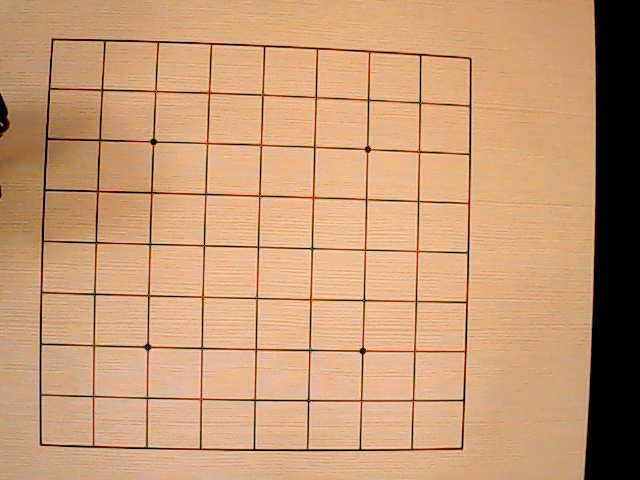
#> input picture 8.jpg, 640 x 480 px
$ python 'go game.py'
#> lines starting #> are read from the running program, lines starting #| are printed output that depends on the picture; after the words box and inside, x2 and y2 are one past the last pixel; in counts of white or black regions, pixels touching at a corner belong together
import cv2
import numpy as np
import pytesseract

image = cv2.imread('8.jpg', 1)
#> image is the input picture: shape (480, 640, 3); mean B, G, R 116, 152.8, 196.9
# 灰度图片
gray = cv2.cvtColor(image, cv2.COLOR_BGR2GRAY)
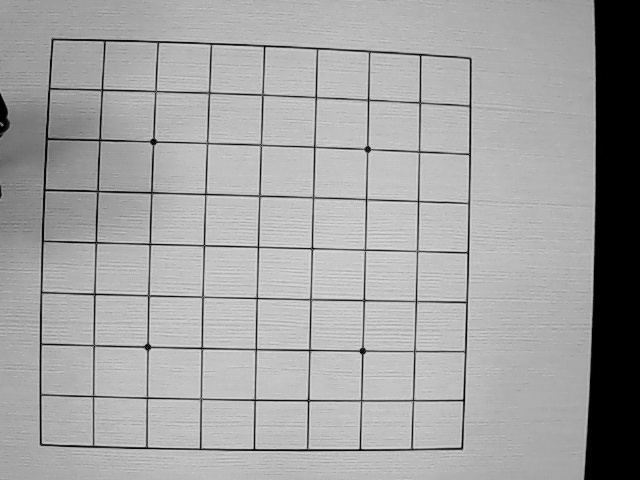
#> gray: shape (480, 640); min 0, max 223, mean 161.8
# 二值化
binary = cv2.adaptiveThreshold(~gray, 255, cv2.ADAPTIVE_THRESH_GAUSSIAN_C, cv2.THRESH_BINARY, 35, -5)
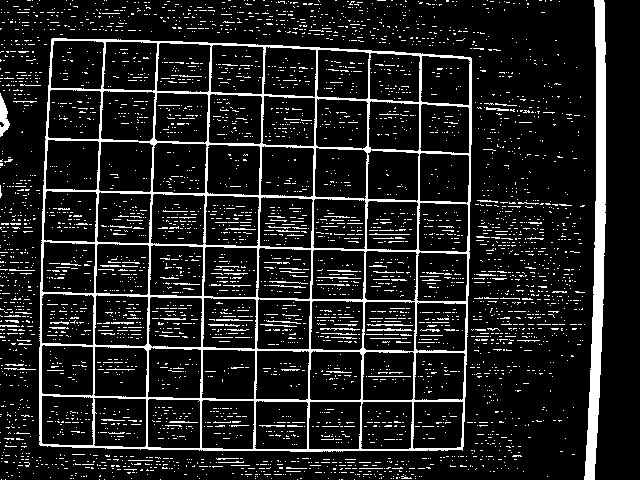
#> binary: shape (480, 640); 12.3% white; 3906 white regions (3803 under 20 px), largest, box (x1, y1, x2, y2) and area: (39, 38, 472, 452) 17011, (584, 0, 606, 480) 4895, (0, 93, 10, 137) 241

rows, cols = binary.shape
#> rows = 480; cols = 640
scale = 40
# 识别横线
kernel = cv2.getStructuringElement(cv2.MORPH_RECT, (cols // scale, 1))
eroded = cv2.erode(binary, kernel, iterations=1)
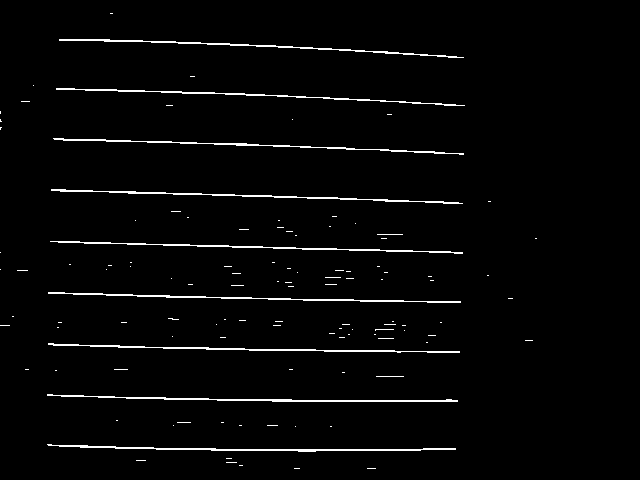
#> eroded: shape (480, 640); 2.4% white in thin lines or dots, all inside (x1, y1, x2, y2) = (0, 13, 537, 469)
cv2.imshow("Eroded Image",eroded)
dilatedcol = cv2.dilate(eroded, kernel, iterations=1)
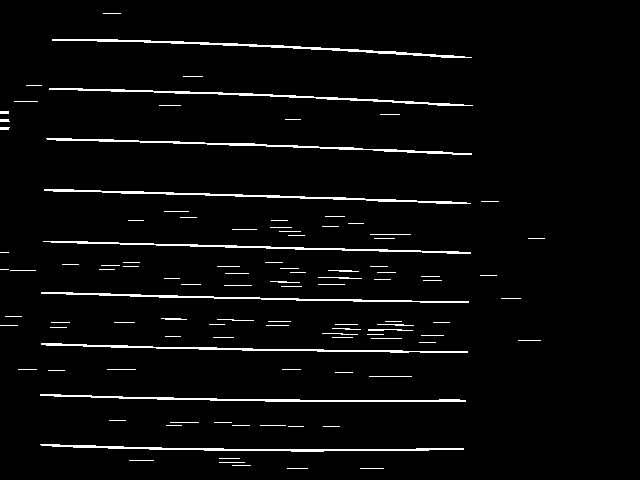
#> dilatedcol: shape (480, 640); 3.5% white in thin lines or dots, all inside (x1, y1, x2, y2) = (0, 13, 545, 469)


# 识别竖线
scale = 20
kernel = cv2.getStructuringElement(cv2.MORPH_RECT, (1, rows // scale))
#> kernel = 24 values from 1 to 1
eroded = cv2.erode(binary, kernel, iterations=1)
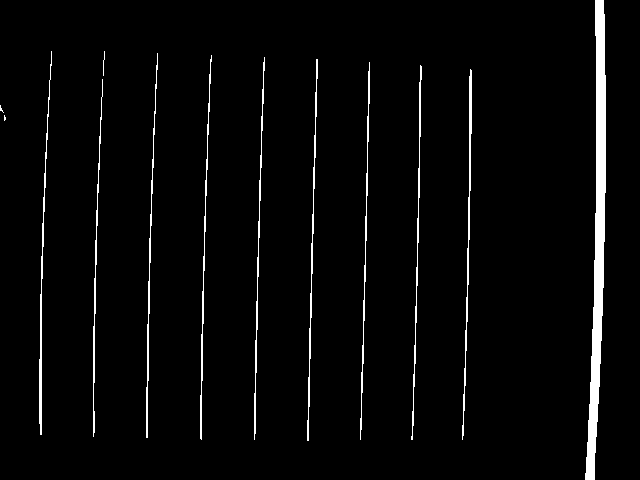
#> eroded: shape (480, 640); 3.3% white; 13 white regions (2 under 20 px), largest, box (x1, y1, x2, y2) and area: (585, 0, 606, 480) 4551, (462, 69, 472, 440) 722, (39, 51, 52, 435) 689
dilatedrow = cv2.dilate(eroded, kernel, iterations=1)
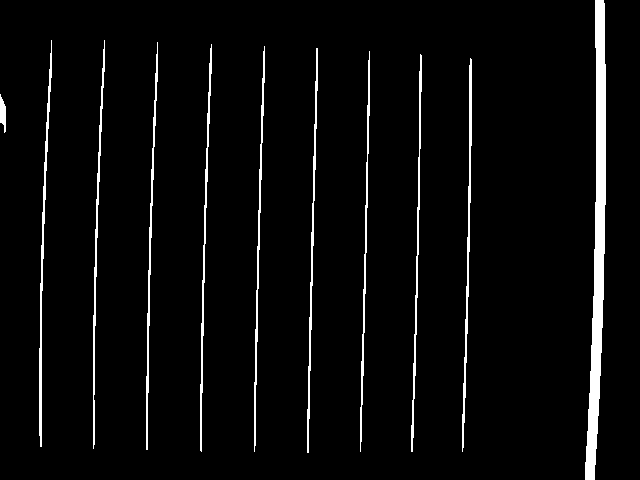
#> dilatedrow: shape (480, 640); 4.2% white; 11 white regions, largest, box (x1, y1, x2, y2) and area: (585, 0, 606, 480) 4838, (39, 40, 52, 447) 988, (462, 58, 472, 452) 952


# 标识交点
bitwiseAnd = cv2.bitwise_and(dilatedcol, dilatedrow)
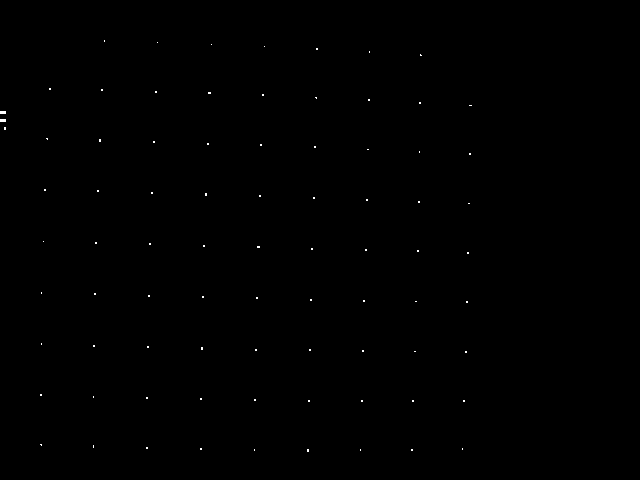
#> bitwiseAnd: shape (480, 640); 0.11% white in thin lines or dots, all inside (x1, y1, x2, y2) = (0, 40, 472, 452)
cv2.imshow("表格交点展示：", bitwiseAnd)
cv2.waitKey(0)


# 识别黑白图中的白色交叉点，将横纵坐标取出
ys, xs = np.where(bitwiseAnd > 0)
#> ys = 326 values from 40 to 451; xs = 326 values, max 471 at index 49, min 0 at index 50, mean 223.7

mylisty = []  # 纵坐标
mylistx = []  # 横坐标

# 通过排序，获取跳变的x和y的值，说明是交点，否则交点会有好多像素值值相近，我只取相近值的最后一点
# 这个10的跳变不是固定的，根据不同的图片会有微调，基本上为单元格表格的高度（y坐标跳变）和长度（x坐标跳变）
i = 0
myxs = np.sort(xs)
#> myxs = 326 values from 0 to 471
for i in range(len(myxs) - 1):
    if (myxs[i + 1] - myxs[i] > 10):
        mylistx.append(myxs[i])
    i = i + 1
#> after the loop, mylistx = [5, 50, 104, 157, 211, 264, 317, 369, 421]
mylistx.append(myxs[i])  # 要将最后一个点加入

i = 0
myys = np.sort(ys)
#> myys = 326 values from 40 to 451
# print(np.sort(ys))
for i in range(len(myys) - 1):
    if (myys[i + 1] - myys[i] > 10):
        mylisty.append(myys[i])
    i = i + 1
#> after the loop, mylisty = [55, 154, 203, 253, 302, 352, 401]
mylisty.append(myys[i])  # 要将最后一个点加入

print('mylisty', mylisty)
#| mylisty [55, 154, 203, 253, 302, 352, 401, 451]
print('mylistx', mylistx)
#| mylistx [5, 50, 104, 157, 211, 264, 317, 369, 421, 471]

$ run again, with 21.jpg copied over 8.jpg
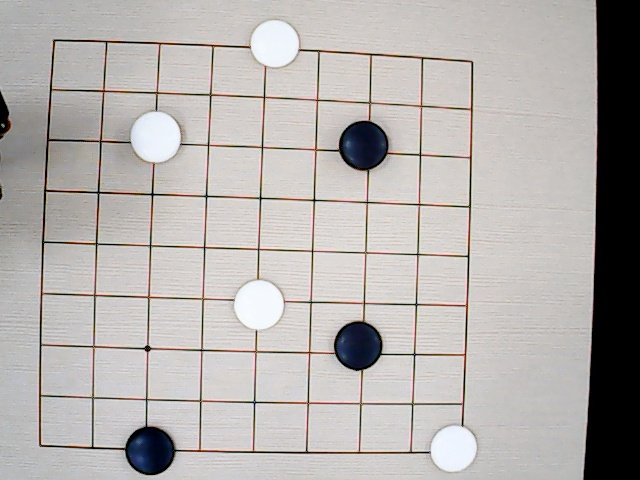
#> input picture 21.jpg, 640 x 480 px
#> image is the input picture: shape (480, 640, 3); mean B, G, R 172.8, 175.2, 179.4
#> binary: shape (480, 640); 12.4% white; 2988 white regions (2931 under 20 px), largest, box (x1, y1, x2, y2) and area: (39, 15, 484, 477) 22061, (583, 0, 608, 480) 5059, (0, 91, 11, 139) 291
#> dilatedcol: shape (480, 640); 3.9% white; 91 white regions (34 under 20 px), largest, box (x1, y1, x2, y2) and area: (51, 89, 474, 110) 962, (45, 190, 472, 207) 900, (40, 395, 466, 405) 888
#> dilatedrow: shape (480, 640); 4.4% white; 31 white regions, largest, box (x1, y1, x2, y2) and area: (584, 0, 608, 480) 4979, (39, 40, 54, 448) 948, (199, 46, 213, 453) 858
#> `bitwiseAnd = cv2.bitwise_and(dilatedcol, dilatedrow)`:
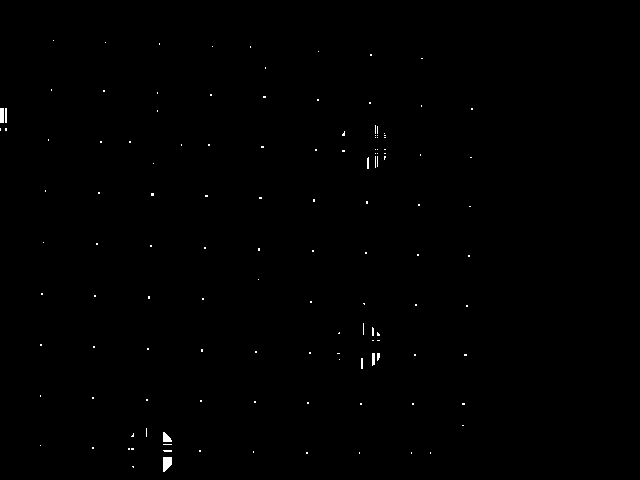
#> bitwiseAnd: shape (480, 640); 0.27% white; 127 white regions (119 under 20 px), largest, box (x1, y1, x2, y2) and area: (163, 457, 172, 472) 107, (163, 432, 172, 442) 61, (0, 108, 4, 123) 60
#> ys = 843 values from 40 to 471; xs = 843 values, max 472 at index 51, min 0 at index 44, mean 233.6
#> myxs = 843 values from 0 to 472
#> after the loop `for i in range(len(myxs) - 1):`: mylistx = [6, 53, 105, 133, 181, 212, 265, 318, 344, 385, 430]
#> myys = 843 values from 40 to 471
#> after the loop `for i in range(len(myys) - 1):`: mylisty = [68, 168, 206, 256, 279, 306, 368, 404]
#| mylisty [68, 168, 206, 256, 279, 306, 368, 404, 471]
#| mylistx [6, 53, 105, 133, 181, 212, 265, 318, 344, 385, 430, 472]
